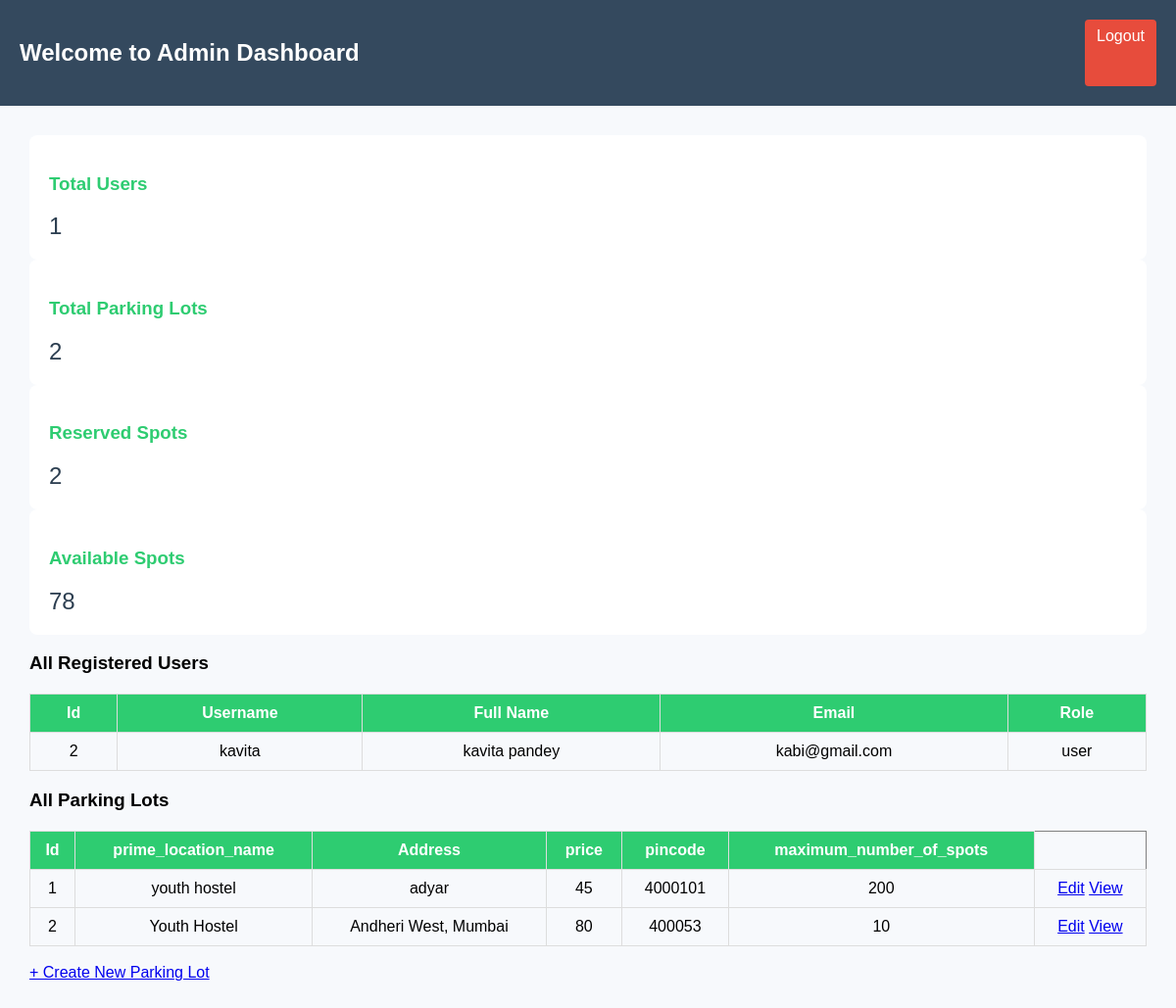
Page /admin_dashboard (signed in) on the committed database.
### model.py (models this page shows)
class User(db.Model):
    __tablename__ = "users"
    id = db.Column(db.Integer, primary_key=True)
    username = db.Column(db.String, unique=True, nullable=False)
    fullname = db.Column(db.String, nullable=False)
    email = db.Column(db.String, unique=True, nullable=False)
    password = db.Column(db.String, nullable=False)
    role = db.Column(db.String, nullable=False, default='user')

class Parking_lot(db.Model):
    __tablename__ = "Parking_lots"
    id = db.Column(db.Integer,primary_key=True)
    prime_location_name = db.Column(db.String,nullable=False)
    price=db.Column(db.Integer,nullable=False)
    Address=db.Column(db.String,nullable=False)
    pincode=db.Column(db.String,nullable=False)
    maximum_number_of_spots=db.Column(db.Integer,nullable=False)
    spot = db.relationship("Parking_spot",backref="Parking_lots")

### app.py (the view)
@app.route('/admin_dashboard')
def admin_dashboard():
    if 'user_id' not in session:
        flash("Please log in first.", "warning")
        return redirect(url_for('user_login'))
    user = db.session.get(User, session['user_id'])
    print("Logged in user:", user.username, "Role:", user.role)  #
    if user.role.lower().strip() == 'admin':
        users = User.query.filter_by(role='user').all()
        print(users)
        parking_lots = Parking_lot.query.all()
        print(parking_lots)
        reserved_spots = Parking_spot.query.filter_by(status_text_check='Reserved').count()
        available_spots = Parking_spot.query.filter_by(status_text_check='Available').count()
        return render_template('admin_dashboard.html', users=users,
            parking_lots=parking_lots,
            total_users=len(users),
            total_lots=len(parking_lots),
            reserved_spots=reserved_spots,
            available_spots=available_spots)
    else:
        flash("You don't have permission to view this page.", "danger")
        return redirect(url_for('home'))  # or user dashboard

### templates/admin_dashboard.html (shortened to what this page needs)
<!DOCTYPE html>
<html lang="en">
<head>
</head>
<body>
<header>
    <h2>Welcome to Admin Dashboard</h2>
    <a href="{{url_for('logout')}}">Logout</a>
</header>
<div class="container">
    <div class="stats">
        <div class="card">
            <h3>Total Users</h3>
            <p>{{ total_users }}</p>
        </div>
        <div class="card">
            <h3>Total Parking Lots</h3>
            <p>{{ total_lots }}</p>
        </div>
        <div class="card">
            <h3>Reserved Spots</h3>
            <p>{{ reserved_spots }}</p>
        </div>
        <div class="card">
            <h3>Available Spots</h3>
            <p>{{ available_spots }}</p>
        </div>
    </div>
    <h3>All Registered Users</h3>
    <table border="1" cellpadding="5">
        <tr>
            <th>Id</th><th>Username</th><th>Full Name</th><th>Email</th><th>Role</th>
        </tr>
        {% for user in users %}
        <tr>
            <td>{{ user.id }}</td>
            <td>{{ user.username }}</td>
            <td>{{ user.fullname }}</td>
            <td>{{ user.email }}</td>
            <td>{{ user.role }}</td>
        </tr>
        {% endfor %}
    </table>
    <h3>All Parking Lots</h3>
    <table border="1" cellpadding="5">
        <tr>
            <th>Id</th><th>prime_location_name</th><th>Address</th><th>price</th><th>pincode</th><th>maximum_number_of_spots</th>
        </tr>
        {% for lot in parking_lots %}
        <tr>
            <td>{{ lot.id }}</td>
            <td>{{ lot.prime_location_name }}</td>
            <td>{{ lot.Address }}</td>
            <td>{{lot.price}}</td>
            <td>{{lot.pincode}}</td>
            <td>{{ lot.maximum_number_of_spots }}</td>
            <td>
                <a href="{{ url_for('edit_parking_lot', parking_lot_id=lot.id) }}">Edit</a>
                <a href="{{ url_for('view_parking_lot', lot_id=lot.id) }}">View</a>
            </td>
        </tr>
        {% endfor %}
    </table>
    <br><a href="{{ url_for('create_parking_lot') }}">+ Create New Parking Lot</a>
</div>
</body>
</html>

### templates/admin_dashboard.html (style rules this page uses)
body { font-family:Arial,sans-serif; background-color:#f7f9fc; margin:0; padding:0; }
header { background-color:#34495e; color:white; padding:20px; display:flex; justify-content:space-between }
header a { color:white; text-decoration:none; background-color:#e74c3c; padding:8px 12px; border-radius:4px; }
.container { padding:30px; }
.card { background-color:white; padding:20px; border-radius:8px; box-shadow:0 2px 6px rgba(0,0,0,0,1); flex:1; }
.card h3 { color:#2ecc71 }
.card p { font-size:24px; color:#2c3e50; margin:0; }
table { width:100%; border-collapse:collapse; margin-top:20px; }
th,td { border:1px solid #ddd; padding:10px; text-align:center; }
th { background-color:#2ecc71; color:white; }

### rows in the picture
User: id "2", username "kavita", fullname "kavita pandey", email "kabi@gmail.com", role "user"
Parking_lot: id "1", prime_location_name "youth hostel", Address "adyar", price "45", pincode "4000101", maximum_number_of_spots "200"
Parking_lot: id "2", prime_location_name "Youth Hostel", Address "Andheri West, Mumbai", price "80", pincode "400053", maximum_number_of_spots "10"

### other values in the picture
{{ total_users }} "1"
{{ total_lots }} "2"
{{ reserved_spots }} "2"
{{ available_spots }} "78"
